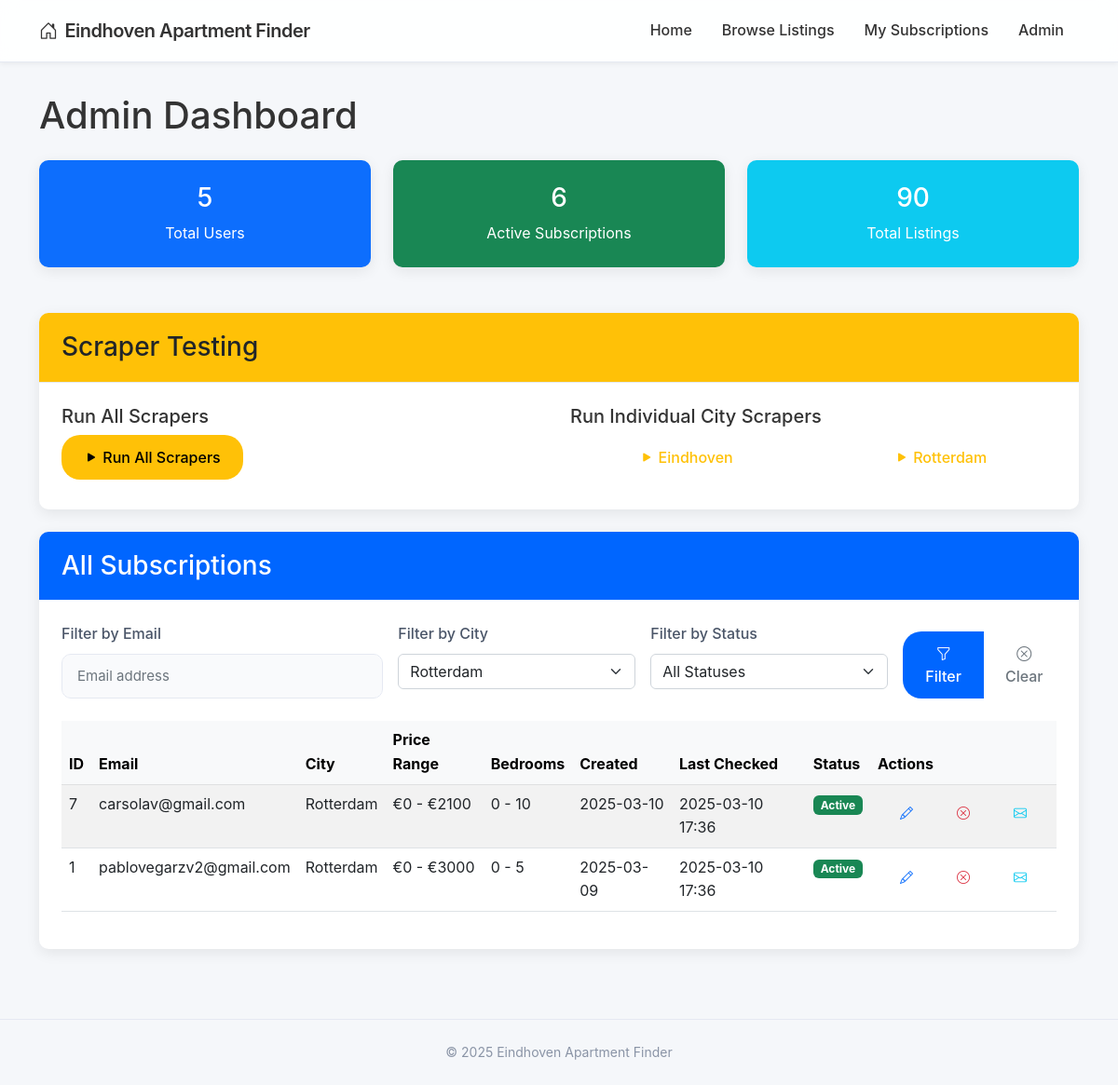
The app's page /admin?city_id=2 with its own data.
### app/models.py (models this page shows, shortened)
class City(db.Model):
    id = db.Column(db.Integer, primary_key=True)
    name = db.Column(db.String(50), nullable=False, unique=True)
    url_name = db.Column(db.String(50), nullable=False, unique=True)  # For use in URLs
    base_url = db.Column(db.String(200), nullable=False)  # Base URL for scraping
    active = db.Column(db.Boolean, default=True)
    created_at = db.Column(db.DateTime, default=datetime.utcnow)
    subscriptions = db.relationship('Subscription', backref='city', lazy='dynamic')
    listings = db.relationship('Listing', backref='city', lazy='dynamic')

class Subscription(db.Model):
    id = db.Column(db.Integer, primary_key=True)
    min_price = db.Column(db.Integer, default=0)
    max_price = db.Column(db.Integer, default=5000)
    min_bedrooms = db.Column(db.Integer, default=0)
    max_bedrooms = db.Column(db.Integer, default=10)
    active = db.Column(db.Boolean, default=True)
    created_at = db.Column(db.DateTime, default=datetime.utcnow)
    last_checked = db.Column(db.DateTime, nullable=True)
    user_id = db.Column(db.Integer, db.ForeignKey('user.id'), nullable=False)
    city_id = db.Column(db.Integer, db.ForeignKey('city.id'), nullable=False)
    listings = db.relationship('Listing', backref='subscription', lazy='dynamic')

class User(db.Model):
    id = db.Column(db.Integer, primary_key=True)
    email = db.Column(db.String(120), index=True, unique=True, nullable=False)
    created_at = db.Column(db.DateTime, default=datetime.utcnow)
    subscriptions = db.relationship('Subscription', backref='user', lazy='dynamic')

### app/routes.py (the view)
@main_bp.route('/admin', methods=['GET'])
def admin():
    email_filter = request.args.get('email', '')
    city_filter = request.args.get('city_id', type=int)
    active_filter = request.args.get('active')
    query = Subscription.query.join(User).join(City)
    if email_filter:
        query = query.filter(User.email.contains(email_filter))
    if city_filter:
        query = query.filter(Subscription.city_id == city_filter)
    if active_filter:
        is_active = active_filter == 'active'
        query = query.filter(Subscription.active == is_active)
    cities = City.query.filter_by(active=True).all()
    subscriptions = query.order_by(Subscription.created_at.desc()).all()
    total_users = User.query.count()
    total_listings = Listing.query.count()
    total_active_subscriptions = Subscription.query.filter_by(active=True).count()
    return render_template('admin.html',
                          subscriptions=subscriptions,
                          cities=cities,
                          city_filter=city_filter,
                          email_filter=email_filter,
                          active_filter=active_filter,
                          total_users=total_users,
                          total_listings=total_listings,
                          total_active_subscriptions=total_active_subscriptions)

### app/routes.py (called while the page is built)
@main_bp.before_request
def before_request():
    g.now = datetime.now()

### app/templates/admin.html (shortened to what this page needs)
{% extends "base.html" %}
{% block content %}
<div class="row">
    <div class="col-md-12">
        <h1 class="mb-4">Admin Dashboard</h1>
        <div class="row mb-4">
            <div class="col-md-4">
                <div class="card bg-primary text-white">
                    <div class="card-body text-center">
                        <h3 class="card-title">{{ total_users }}</h3>
                        <p class="card-text">Total Users</p>
                    </div>
                </div>
            </div>
            <div class="col-md-4">
                <div class="card bg-success text-white">
                    <div class="card-body text-center">
                        <h3 class="card-title">{{ total_active_subscriptions }}</h3>
                        <p class="card-text">Active Subscriptions</p>
                    </div>
                </div>
            </div>
            <div class="col-md-4">
                <div class="card bg-info text-white">
                    <div class="card-body text-center">
                        <h3 class="card-title">{{ total_listings }}</h3>
                        <p class="card-text">Total Listings</p>
                    </div>
                </div>
            </div>
        </div>
        <div class="card mb-4">
            <div class="card-header bg-warning text-dark">
                <h3 class="mb-0">Scraper Testing</h3>
            </div>
            <div class="card-body">
                <div class="row">
                    <div class="col-md-6">
                        <h5>Run All Scrapers</h5>
                        <a href="{{ url_for('main.test_scraper') }}" class="btn btn-warning">
                            <i class="bi bi-play-fill"></i> Run All Scrapers
                        </a>
                    </div>
                    <div class="col-md-6">
                        <h5>Run Individual City Scrapers</h5>
                        <div class="row">
                            {% for city in cities %}
                            <div class="col-md-6 mb-2">
                                <a href="{{ url_for('main.test_scraper_city', city_id=city.id) }}"
                                   class="btn btn-outline-warning w-100">
                                   <i class="bi bi-play-fill"></i> {{ city.name }}
                                </a>
                            </div>
                            {% endfor %}
                        </div>
                    </div>
                </div>
            </div>
        </div>
        <div class="card">
            <div class="card-header bg-primary text-white">
                <h3 class="mb-0">All Subscriptions</h3>
            </div>
            <div class="card-body">
                <form action="{{ url_for('main.admin') }}" method="GET" class="mb-4">
                    <div class="row g-3">
                        <div class="col-md-4">
                            <label class="form-label">Filter by Email</label>
                            <input type="text" class="form-control" name="email" value="{{ email_filter }}" placeholder="Email address">
                        </div>
                        <div class="col-md-3">
                            <label class="form-label">Filter by City</label>
                            <select name="city_id" class="form-select">
                                {% for city in cities %}
                                <option value="{{ city.id }}" {% if city_filter == city.id %}selected{% endif %}>{{ city.name }}</option>
                                {% endfor %}
                            </select>
                        </div>
                        <div class="col-md-3">
                            <label class="form-label">Filter by Status</label>
                            <select name="active" class="form-select">
                                <option value="">All Statuses</option>
                            </select>
                        </div>
                        <div class="col-md-2 d-flex align-items-end">
                            <div class="btn-group w-100">
                                <button type="submit" class="btn btn-primary">
                                    <i class="bi bi-funnel"></i> Filter
                                </button>
                                <a href="{{ url_for('main.admin') }}" class="btn btn-outline-secondary">
                                    <i class="bi bi-x-circle"></i> Clear
                                </a>
                            </div>
                        </div>
                    </div>
                </form>
                {% if subscriptions %}
                    <div class="table-responsive">
                        <table class="table table-hover table-striped">
                            <thead class="table-light">
                                <tr>
                                    <th>ID</th>
                                    <th>Email</th>
                                    <th>City</th>
                                    <th>Price Range</th>
                                    <th>Bedrooms</th>
                                    <th>Created</th>
                                    <th>Last Checked</th>
                                    <th>Status</th>
                                    <th>Actions</th>
                                </tr>
                            </thead>
                            <tbody>
                                {% for sub in subscriptions %}
                                <tr>
                                    <td>{{ sub.id }}</td>
                                    <td>{{ sub.user.email }}</td>
                                    <td>{{ sub.city.name }}</td>
                                    <td>€{{ sub.min_price }} - €{{ sub.max_price }}</td>
                                    <td>{{ sub.min_bedrooms }} - {{ sub.max_bedrooms }}</td>
                                    <td>{{ sub.created_at.strftime('%Y-%m-%d') }}</td>
                                    <td>
                                        {% if sub.last_checked %}
                                            {{ sub.last_checked.strftime('%Y-%m-%d %H:%M') }}
                                        {% else %}
                                            <span class="text-muted">Never</span>
                                        {% endif %}
                                    </td>
                                    <td>
                                        {% if sub.active %}
                                            <span class="badge bg-success">Active</span>
                                        {% else %}
                                            <span class="badge bg-secondary">Inactive</span>
                                        {% endif %}
                                    </td>
                                    <td>
                                        <div class="btn-group btn-group-sm">
                                            <a href="{{ url_for('main.edit_subscription', sub_id=sub.id, return_to='admin') }}"
                                               class="btn btn-outline-primary" title="Edit">
                                                <i class="bi bi-pencil"></i>
                                            </a>
                                            {% if sub.active %}
                                                <a href="{{ url_for('main.unsubscribe', sub_id=sub.id) }}"
                                                   class="btn btn-outline-danger" title="Deactivate">
                                                    <i class="bi bi-x-circle"></i>
                                                </a>
                                            {% else %}
                                                <a href="{{ url_for('main.reactivate', sub_id=sub.id) }}"
                                                   class="btn btn-outline-success" title="Activate">
                                                    <i class="bi bi-check-circle"></i>
                                                </a>
                                            {% endif %}
                                            <a href="{{ url_for('main.test_email', sub_id=sub.id) }}?email={{ sub.user.email }}"
                                               class="btn btn-outline-info" title="Test Email">
                                                <i class="bi bi-envelope"></i>
                                            </a>
                                        </div>
                                    </td>
                                </tr>
                                {% endfor %}
                            </tbody>
                        </table>
                    </div>
                {% else %}
                    <div class="alert alert-info">
                        <i class="bi bi-info-circle me-2"></i> No subscriptions found matching your criteria.
                    </div>
                {% endif %}
            </div>
        </div>
    </div>
</div>
{% endblock %}

### app/static/css/main.css (style rules this page uses)
:root { --primary-color: #0066ff; --primary-hover: #0052cc; --background-color: #f5f7fa; --card-color: #ffffff; --text-color: #333333; --muted-color: #8a94a6; --border-color: #e5e9f2; --success-color: #00c853; --error-color: #ff3b30; --shadow-sm: 0 2px 5px rgba(0, 0, 0, 0.05); --shadow-md: 0 4px 15px rgba(0, 0, 0, 0.08); --radius-sm: 6px; --radius-md: 10px; --radius-lg: 20px; --transition: all 0.2s ease; }
body { font-family: -apple-system, BlinkMacSystemFont, 'Segoe UI', Roboto, Helvetica, Arial, sans-serif; background-color: var(--background-color); color: var(--text-color); line-height: 1.6; -webkit-font-smoothing: antialiased; }
.card { border: none; border-radius: var(--radius-md); box-shadow: var(--shadow-md); transition: var(--transition); margin-bottom: 25px; overflow: hidden; background-color: var(--card-color); }
.card-header { background-color: var(--card-color); border-bottom: 1px solid var(--border-color); padding: 20px 24px; font-weight: 600; font-size: 18px; }
.card-header.bg-primary { background-color: var(--primary-color) !important; color: white; border-bottom: none; }
.card-body { padding: 24px; }
.btn { border-radius: var(--radius-lg); padding: 12px 24px; font-weight: 500; transition: var(--transition); border: none; }
.btn-primary { background-color: var(--primary-color); color: white; }
.form-control { border-radius: var(--radius-md); border: 1px solid var(--border-color); padding: 12px 16px; font-size: 15px; transition: var(--transition); box-shadow: none; background-color: #f9fafc; }
.form-label { font-weight: 500; margin-bottom: 8px; color: #4a5568; }

### records on screen
City: name "Eindhoven"
City: name "Rotterdam"
Subscription: id "7", user.email "carsolav@gmail.com", city.name "Rotterdam", min_price "0", max_price "2100", min_bedrooms "0", max_bedrooms "10", created_at "2025-03-10", last_checked "2025-03-10 17:36", active "Active"
Subscription: id "1", user.email "pablovegarzv2@gmail.com", city.name "Rotterdam", min_price "0", max_price "3000", min_bedrooms "0", max_bedrooms "5", created_at "2025-03-09", last_checked "2025-03-10 17:36", active "Active"

### other values on screen
{{ total_users }} "5"
{{ total_active_subscriptions }} "6"
{{ total_listings }} "90"
{{ g.now.year }} "2025"
form field city_id "Rotterdam"
